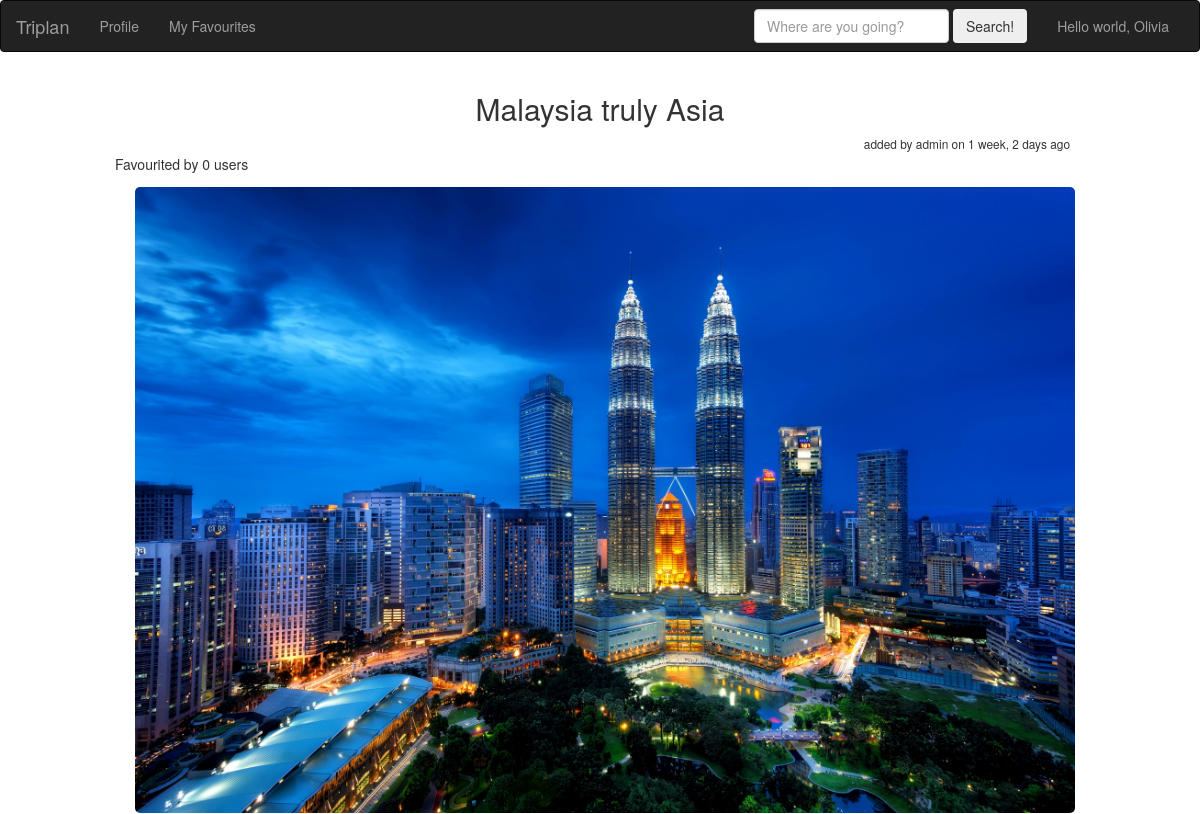
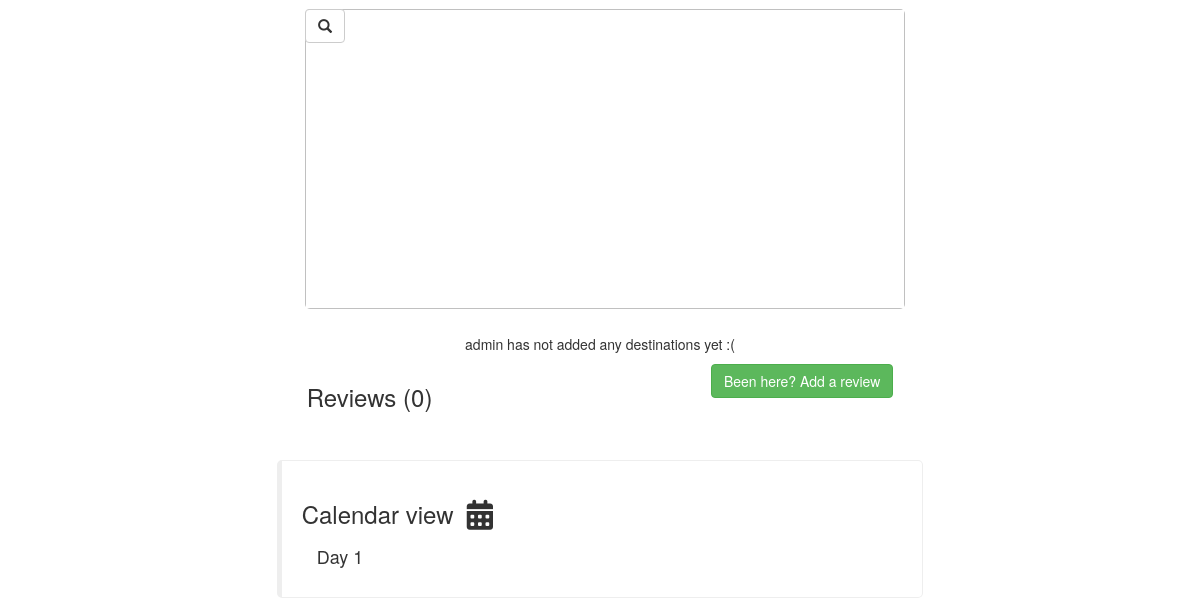
The app's page /15/ (signed in), older data (2 pictures, top to bottom).
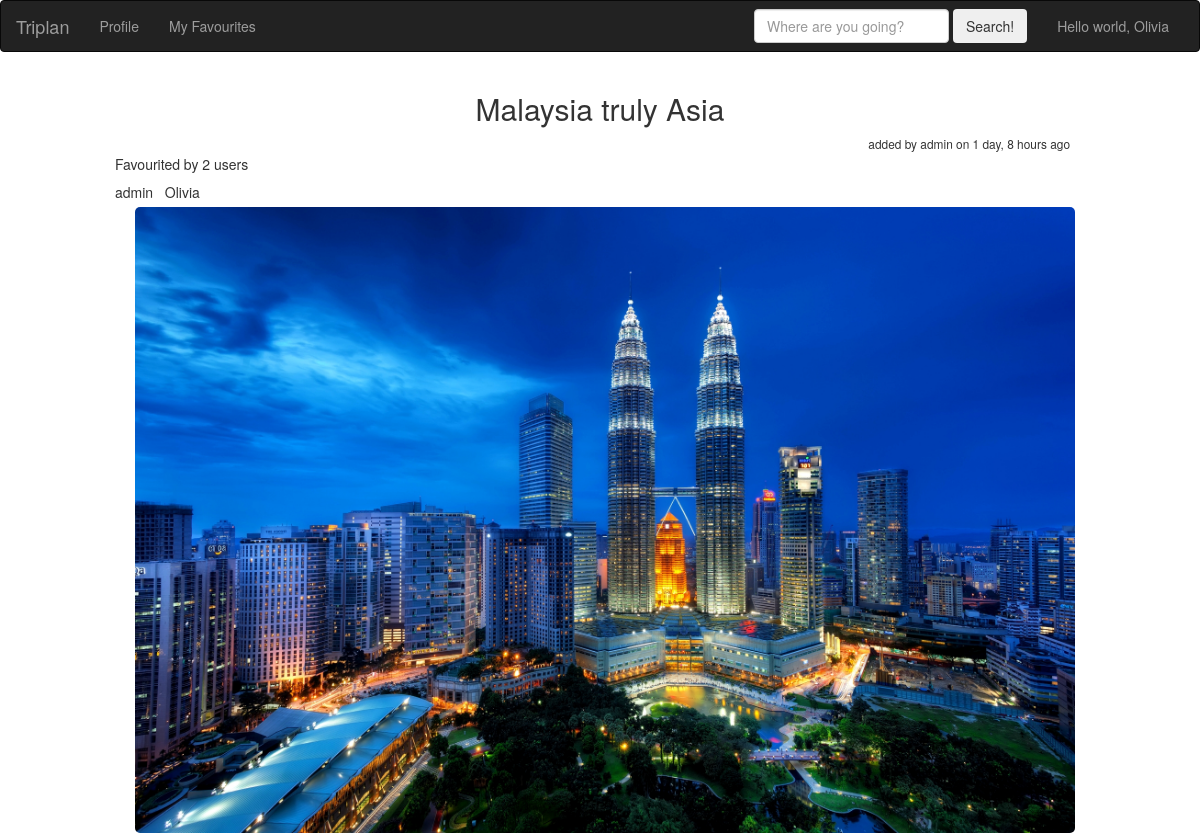
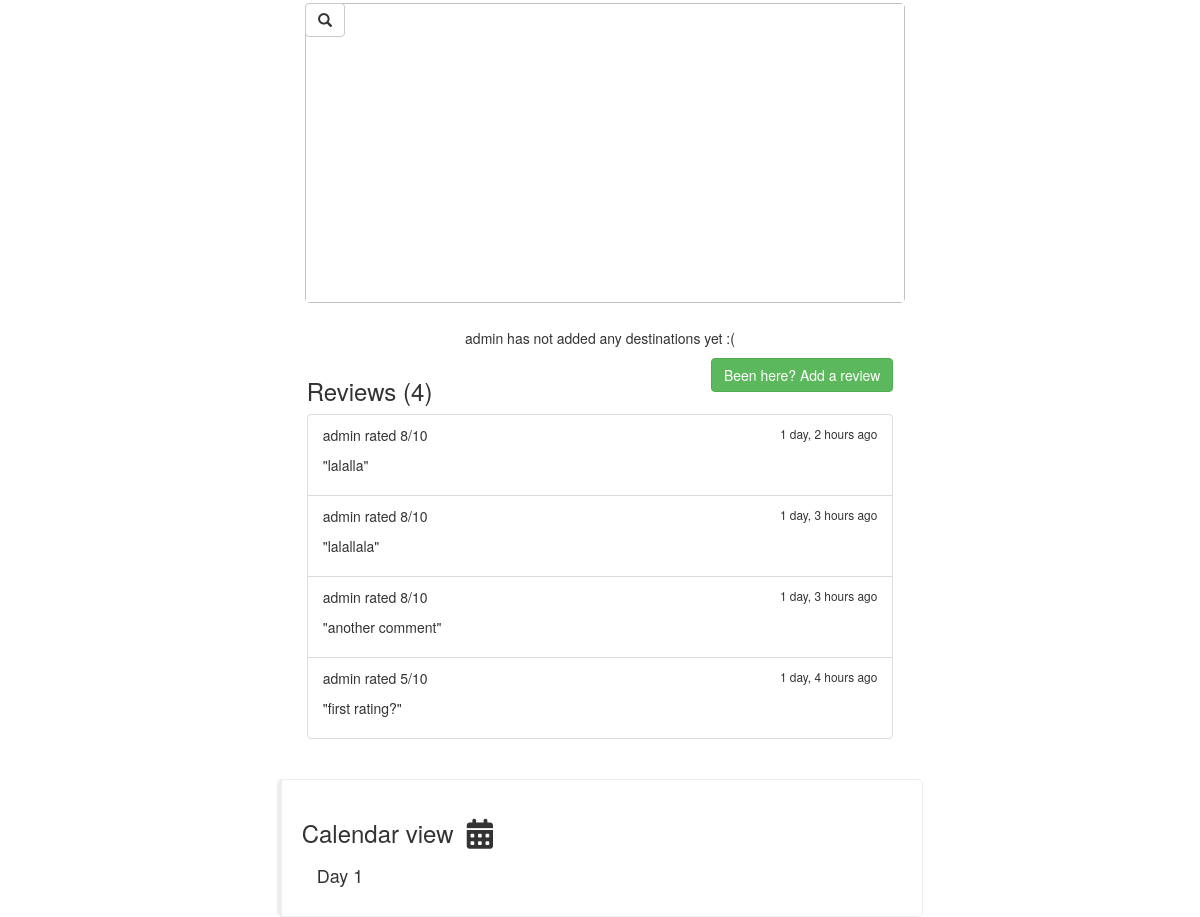
The same page, newer data (2 pictures, top to bottom).
### triplan/models.py (models this page shows, shortened)
class Itinerary(models.Model):
    title = models.CharField(max_length=50)
    owner = models.ForeignKey(Profile, related_name='owner', on_delete=models.CASCADE)
    date_added = models.DateTimeField(auto_now=True)
    preview_photo = models.ImageField(blank=True)
    shared_users = models.ManyToManyField(Profile, related_name='shared_users', blank=True)
    public_view = models.BooleanField(default=True)
    favourited_by = models.ManyToManyField(Profile, related_name='fav_by', blank=True)
    @property
    def encoded_locations(self):
        location_list = []
        for segment in self.itinerarysegment_set.all():
            location_list.append(urllib.parse.quote_plus(segment.location))
        return "%7C".join(location_list)
    @property
    def total_duration(self):
        days = 1
        for segment in self.itinerarysegment_set.all():
            if segment.day_number > days:
                days = segment.day_number
        return days

class Profile(models.Model):
    user = models.OneToOneField(User, on_delete=models.CASCADE)
    description = models.CharField(max_length=300)
    def __str__(self):
        return self.user.username

class Review(models.Model):
    itinerary = models.ForeignKey(Itinerary)
    reviewer = models.ForeignKey(Profile)
    rating = models.PositiveIntegerField()
    comment = models.CharField(max_length=200)
    reviewed_at = models.DateTimeField(auto_now=True)
    class Meta:
        ordering = ['-reviewed_at']

### triplan/views.py (the view, shortened to what this page needs)
# urls.py: url(r'^(?P<pk>[0-9]+)/$', login_required(views.ItineraryDetailView.as_view()),
class ItineraryDetailView(View):
    def get(self, request, *args, **kwargs):
        view = ItineraryDetail.as_view()
        return view(request, *args, **kwargs)

### triplan/views.py
class FavouriteForm(forms.Form):
    fav = forms.BooleanField(widget=forms.CheckboxInput(attrs={'onclick': 'this.form.submit();'}),
                             label="I like this!")

### triplan/views.py (called while the page is built)
    def get_context_data(self, **kwargs):
        context = super(ItineraryDetail, self).get_context_data(**kwargs)
        itinerary = Itinerary.objects.get(id=self.kwargs['pk'])
        curr_user_id = self.request.user.id
        context['is_owner'] = itinerary.owner_id == curr_user_id
        context['form'] = FavouriteForm(initial={'fav': itinerary.favourited_by.filter(id=curr_user_id).exists()})
        return context

    def days_range(self):
        return range(1, self.get_object().total_duration + 1)

    def get_queryset(self):
        return Itinerary.objects.filter(Q(owner__user=self.request.user) |
                                        Q(shared_users__user=self.request.user) |
                                        Q(public_view=True)
                                        ).distinct()

### triplan/templates/triplan/itinerary_detail.html (shortened to what this page needs)
{% extends "triplan/base.html" %}
{% block imports %}
    {% load static %}
    <link href="https://cdnjs.cloudflare.com/ajax/libs/select2/4.0.3/css/select2.min.css" rel="stylesheet" />
{% endblock imports %}
{% block body %}
{% load humanize %}
{% load mathfilters %}
<div class="col-sm-10 col-sm-offset-1">
    <div class="col-sm-12">
        <h2 class="center">{{ itinerary.title }}</h2>
        <p><small class="pull-right margin-bottom-5">added by {{ itinerary.owner }} on {{ itinerary.date_added|naturaltime }}</small></p>
    </div>
    <h5>Favourited by {{ itinerary.favourited_by.all|length }} user{{ itinerary.favourited_by.all|length|pluralize }}</h5>
    {% for u in itinerary.favourited_by.all %}
        {{ u }} &nbsp;
    {% endfor %}
    <div class="col-sm-12 margin-5">
        {% if itinerary.preview_photo %}
        <img src="{{ itinerary.preview_photo.url }}" class="img img-responsive full-width center-img">
        {% endif %}
    </div>
    <div class="col-sm-12 margin-5">
        <button id="map-zoom" class="btn btn-default"><span class="glyphicon glyphicon-search"></span></button>
        <img id="default-map" src=
         "https://maps.googleapis.com/maps/api/staticmap?size=600x300&maptype=roadmap\&markers=size:mid%7Ccolor:red%7C{{ itinerary.encoded_locations }}&key=AIzaSyBJz1pSa-my6Cq3DrqIy-MB0keiTHL-rq8"
            width="600px" height="300px" class="img center-img">
    </div>
    <div class="col-sm-12 margin-top-20">
        {% if itinerary.itinerarysegment_set.all|length_is:"0" %}
            <p class="center">{{ itinerary.owner }} has not added any destinations yet :(</p>
    {% endif %}
</div>
{% if not is_owner %}
<div class="col-sm-8 col-sm-offset-2">
    <div class="col-sm-12">
        <h3 class="pull-left">Reviews ({{ itinerary.review_set.all|length }})</h3>
        <a href="{% url 'triplan:review_create' itinerary.id %}" class="btn btn-success pull-right">Been here? Add a review</a>
    </div>
    <div class="col-sm-12">
        <ul class="list-group">
        {% for review in itinerary.review_set.all %}
            <li class="list-group-item">
                <small class="pull-right">{{ review.reviewed_at|naturaltime }}</small>
                <p>{{ review.reviewer }} rated {{ review.rating }}/10</p>
                <p>"{{ review.comment }}"</p>
            </li>
        {% endfor %}
        </ul>
    </div>
</div>
{% endif %}
<br>
<div class="col-sm-8 col-sm-offset-2 calendar">
<h3>Calendar view &nbsp;<span class="fa fa-lg fa-calendar"></span></h3>
{% for day in view.days_range %}
    <div class="col-sm-3">
        <h4>Day {{ day }}</h4>
    </div>
{% endfor %}
</div>
{% endblock body %}

### triplan/templates/triplan/base.html (shortened to what this page needs)
<!DOCTYPE html>
<html lang="en">
<head>
    <link rel="stylesheet" href="https://maxcdn.bootstrapcdn.com/bootstrap/3.3.7/css/bootstrap.min.css">
    {% load static %}
    <link rel="stylesheet" type="text/css" href="{% static 'custom.css' %}">
    {% block imports %}
    {% endblock imports %}
</head>
<body>
<nav class="navbar navbar-inverse">
  <div class="container-fluid">
    <div class="navbar-header">
      <a class="navbar-brand" href="{% url 'triplan:itinerary_list' %}">Triplan</a>
    </div>
    <div class="collapse navbar-collapse" id="bs-example-navbar-collapse-1">
      <ul class="nav navbar-nav">
        <li><a href="{% url 'triplan:user_profile' %}">Profile</a></li>
        <li><a href="#">My Favourites</a></li>
      </ul>
      <ul class="nav navbar-nav navbar-right">
          <li><a href="#">Hello world, {{ request.user }}</a></li>
      </ul>
      <form id="location_search_form" class="navbar-form navbar-right" data-url="{% url 'triplan:itinerary_list_search' ''%}">
        <div class="form-group">
          <input id="search_input" type="text" class="form-control" placeholder="Where are you going?">
        </div>
        <button class="btn btn-outline-secondary" type="submit">Search!</button>
      </form>
    </div>
  </div>
</nav>
    {% block body %}
    {% endblock body %}
</body>
</html>

### triplan/static/custom.css (style rules this page uses)
.img { border-radius: 5px; }
.margin-5 { margin: 5px; }
.margin-top-20 { margin-top: 20px; }
.margin-bottom-5 { margin-bottom: 5px; }
.center-img { margin: auto; display: block; }
.center { text-align: center; }
#map-zoom { position: absolute; top: 0; left: calc((100% - 600px)/2); }
.calendar { padding: 20px; border: 1px solid #eee; border-left-width: 5px; margin-top: 20px; border-radius: 5px; }

Row changes from the older to the newer data that the page shows:
changed Itinerary "Malaysia truly Asia": date_added "1 week, 2 days ago" → "1 day, 8 hours ago"; favourited_by.all|length "0" → "2"; review_set.all|length "0" → "4"
now on this page (row unchanged): Profile: user.username "admin"
now on this page (row unchanged): Profile: user.username "Olivia"
added Review: reviewed_at "1 day, 2 hours ago", reviewer "admin", rating "8", comment "lalalla"
added Review: reviewed_at "1 day, 3 hours ago", reviewer "admin", rating "8", comment "lalallala"
added Review: reviewed_at "1 day, 3 hours ago", reviewer "admin", rating "8", comment "another comment"
added Review: reviewed_at "1 day, 4 hours ago", reviewer "admin", rating "5", comment "first rating?"
